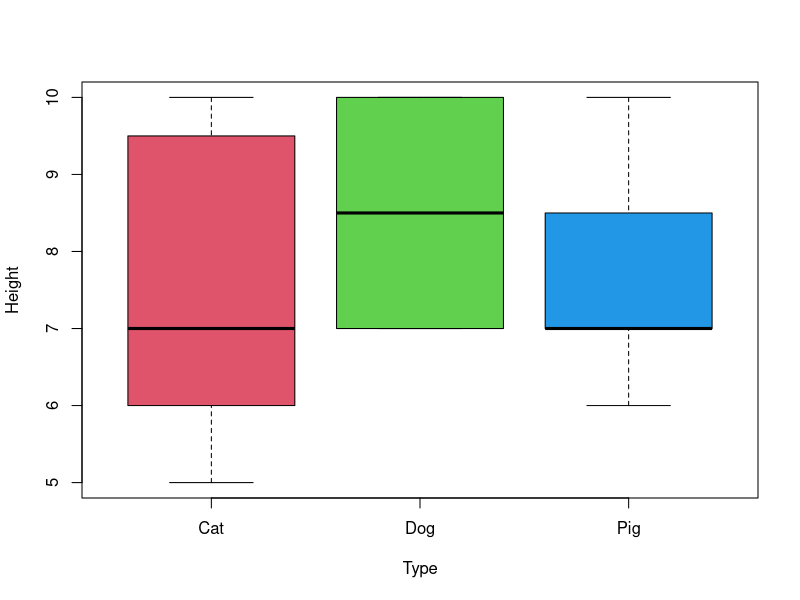
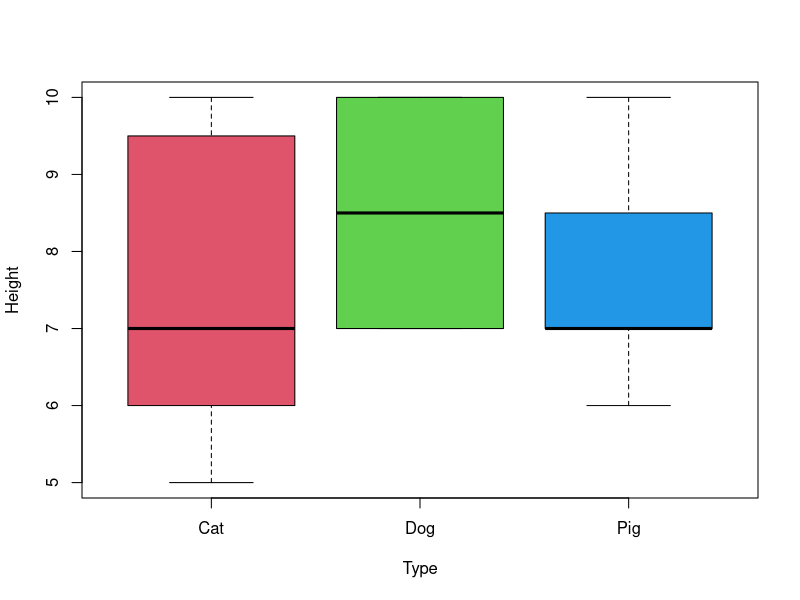
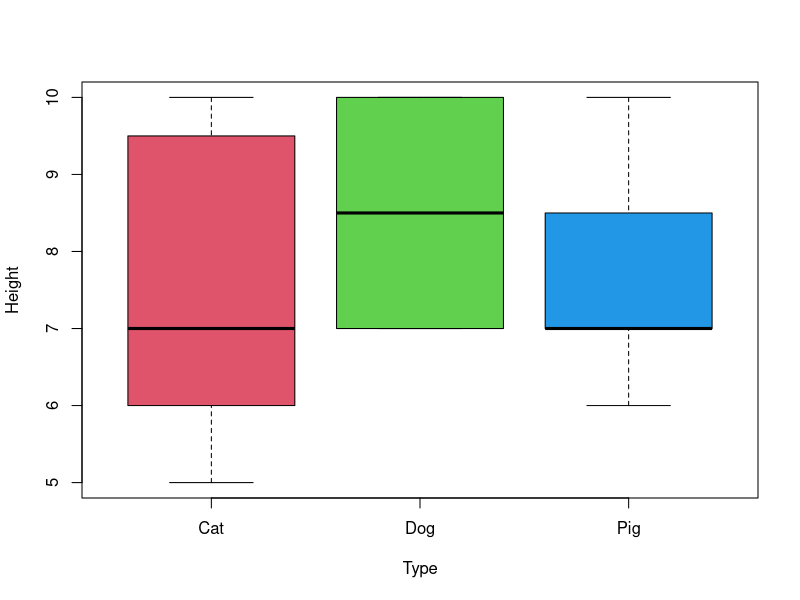
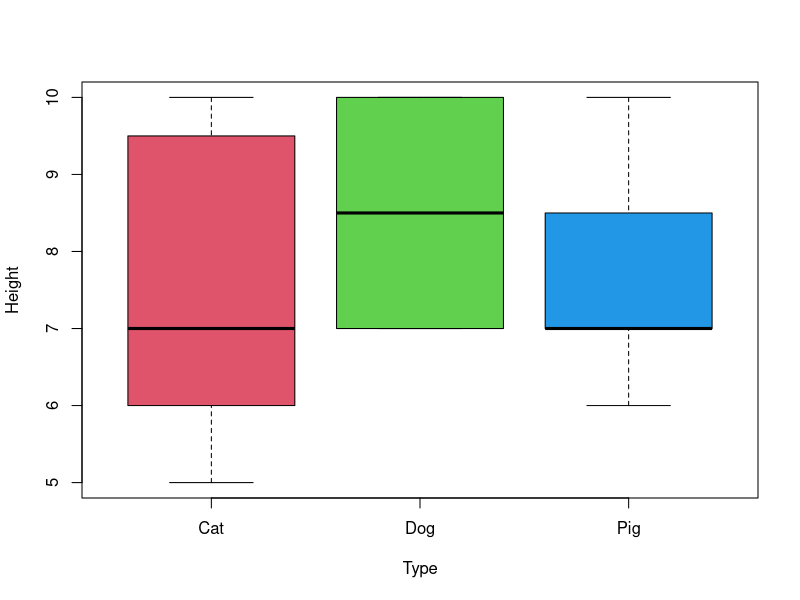
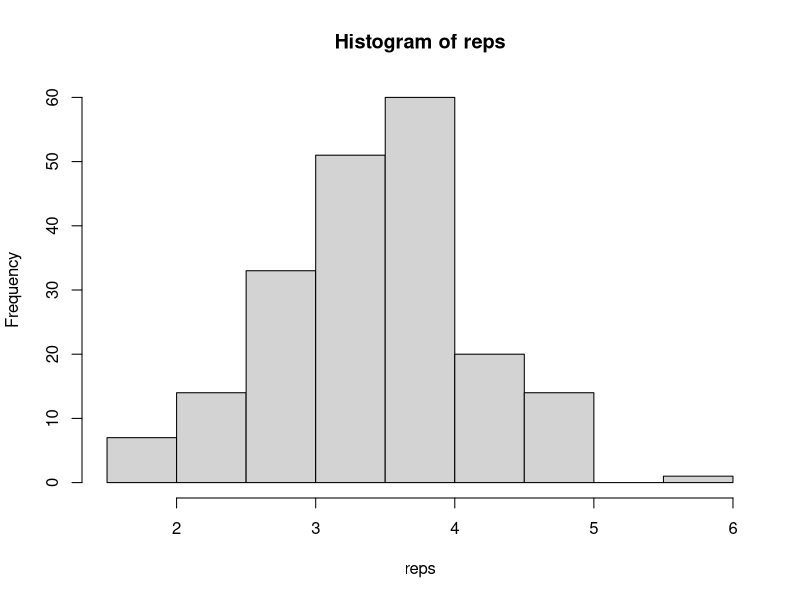
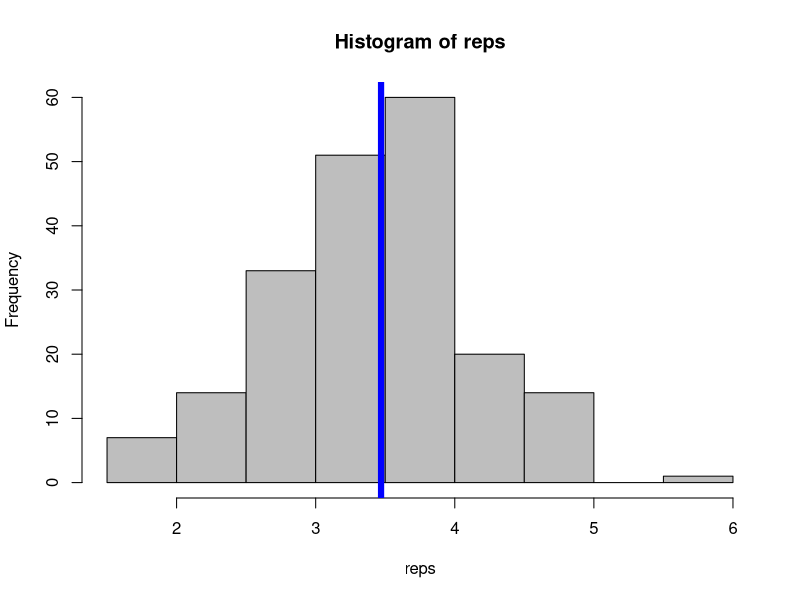
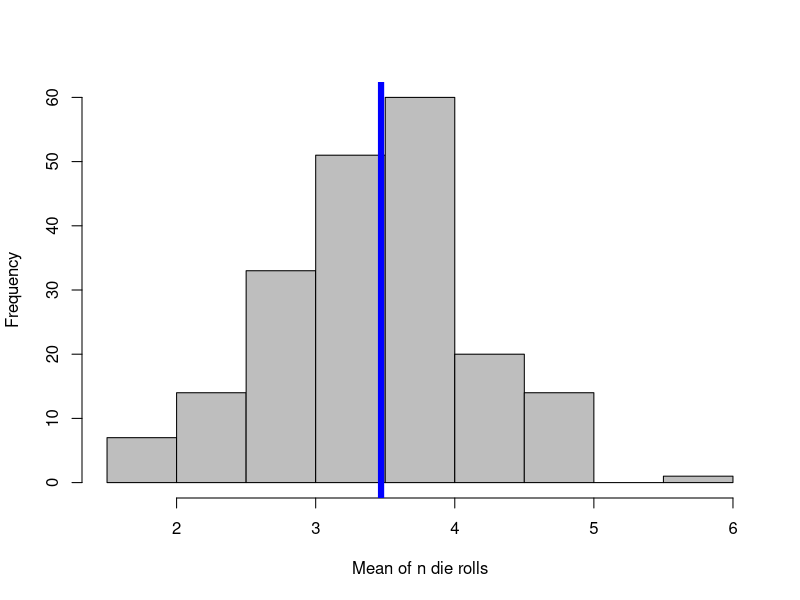
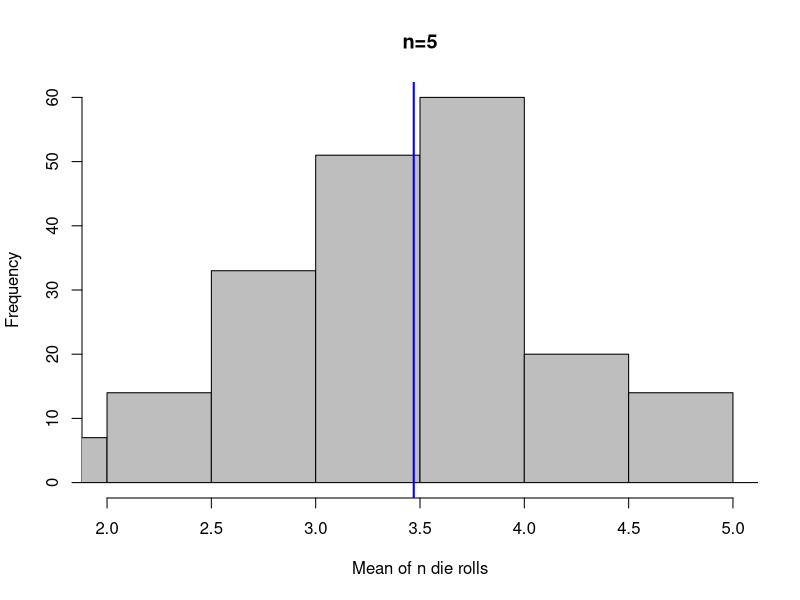

Here is the R script that generated these plots, in order:
## ---- chunk 1
knitr::opts_chunk$set(echo = TRUE)
## ---- chunk 2
nrow

# Now we can give nrow() an argument
nrow(sleep)
## ---- chunk 3
getwd()
animals <- read.csv("animals.csv", header=TRUE, stringsAsFactors=FALSE)
str(animals)
## ---- chunk 4
vec <- c(rep(NA, 10))
vec
## ---- chunk 5
for(i in 1:10){
    vec[i] <- 2^(i)
    }                
vec
class(vec)
## ---- chunk 6
for(i in 1:5){
    vec[i] <- 3^i
    }                
vec
#This has changed only the first five entries of `vec`
## ---- chunk 7
animal.names <- c("Cat", "Dog", "Pig", "Elephant", "Giraffe")
animal.names
## ---- chunk 8
animals.length <- rep(NA, length(animal.names))
animals.length
## ---- chunk 9
names(animals.length) <- animal.names
animals.length  #See how we are building this from scratch?
## ---- chunk 10
?nchar
## ---- chunk 11
for(i in animal.names){
  animals.length[i] <- nchar(i)
}
animals.length
## ---- chunk 12
my_nums <- 40:70
for(i in 1:length(my_nums)){
    print(my_nums[i])
    if(my_nums[i] == 50) break  
}
# Numbers up to and including 50 are printed! 
## ---- chunk 13
my_nums[15] <-  as.numeric(NA)
my_nums
## ---- chunk 14
x <- 7
if(x > 7){
  print(x)
}else{   #`else` should not start its own line. Always let it be preceded by a closing brace on the same line.
  print("NOT BIG ENOUGH!!")
}
## ---- chunk 15
x <- 1:10
for (i in 1:10){
    if(x[i] > 7){
        print(x[i])
    }else{                     
      print("NOT BIG ENOUGH!!")
    }
}
#Super cool! :) 
## ---- chunk 16
set.seed(1)
animal <- sample(c("cat", "dog"), 10, replace=TRUE)
animal
## ---- chunk 17
animal <- ifelse(animal=="cat", 1, 0)       
animal
## ---- chunk 18
animal <- ifelse(animal==1, "meow!?", "WOOF")
animal
## ---- chunk 19
animal <- ifelse(animal=="meow!?", TRUE, FALSE)
animal
## ---- chunk 20
test_function <- function(x){
  x + 1
}

class(test_function)        # Returns the class of `test_function`
formals(test_function)      # Shows the defined arguments
body(test_function)         # Displays the statements to be evaluated
environment(test_function)  # Returns the "global" environment
test_function               # Shows your function as you have written it
## ---- chunk 21
test_function(2)
## ---- chunk 22
f <- function(x, y=2){
  (x + y) / y
}
f(5)
f(4, 4) # here, we do not need to specify `x` and `y` because R knows that the second argument is "y"
f(4, y=4) # this is the same as f(4, 4)

#does f(y=4, 4) work? Yes, but it is not recommended.
f(y=4, 4)
## ---- chunk 23
f <- function(x, y=2){
  z <- 5
  (x + y) / z
}
f(4, 4)

ls()
## ---- chunk 24
z <- 5 # define z outside of the function environment

f <- function(x, y=2){
  (x + y) / z
}
f(4, 4)

ls()
## ---- chunk 25
f <- function(x) {
  y <- 1
  g <- function (x) {
    x + y
  }
  g(x)
}
f(1)
## ---- chunk 26
f <- function(x) {
    if (x>5) {return("ERROR")}
    y <- 4
    g <- function (x) {
    x + y
  }
  g(x)
}
f(x=1)
f(x=10)
## ---- chunk 27
in_to_cm <- function(x){
  x * 2.5
}
in_to_cm(74)
#Evan is 185 cm tall (incorrectly assuming that 1 inch = 2.5 cm)
## ---- chunk 28
in_to_m <- function(x){
  in_to_cm(x) / 100
}
in_to_m(74)
## ---- chunk 29
in_to_cm <- function(x){
  x * 2.54
}
in_to_m(74)
#Evan is actually 1.8796 meters tall
## ---- chunk 30
74 == c(74)
## ---- chunk 31
height.vec <- c(74,64,73,82)
in_to_m(height.vec)
## ---- chunk 32
height.list <- list(74,64,73,82)
## ---- chunk 33
height_metric <- function(height_inches, return_meters=TRUE){
  if(return_meters==TRUE) {
    in_to_cm(height_inches)
    #if return_meters is TRUE do that
  #else return cm
  } else {
    in_to_m(height_inches)
  }
}
height_metric(height.vec,TRUE)
## ---- chunk 34
lapply(height.list, in_to_m)
## ---- chunk 35
str(animals)
head(animals)
## ---- chunk 36
stats_tests <- function(x){
  sum_aov <- summary(aov(Height ~ Type, data=animals))
  Pearson <- cor.test(animals$Height, animals$Weight)
  sum_lm <- summary(lin.mod <- lm(Height ~ Weight, data=animals))
  box <- boxplot(Height ~ Type, data=animals, col=c(2,3,4))
stats_list <- list(sum_aov, Pearson, sum_lm, box)
names(stats_list)[1:4] <- c("ANOVA summary info", "Pearson correlation info", "Linear model summary info", "Boxplot info")
list(stats_list)
}
## ---- chunk 37
stats_tests(x)
info <- stats_tests(x)
## ---- chunk 38
stats_tests(x)[[1]][2]
## ---- chunk 39
stats_tests(x)[[1]][3]
## ---- chunk 40
info
info[[1]]$`ANOVA summary info`
## ---- chunk 41
sample(1:6, 1)

# We can also use the sample function to simulate 100 die rolls...
sample(1:6, 100, replace=TRUE)
## ---- chunk 42
die_roll_mean <- function(nr_rolls){
    rolls <- sample(1:6, nr_rolls, replace=TRUE)
    mean(rolls)
}

die_roll_mean(nr_rolls = 100)
## ---- chunk 43
reps <- replicate(200, die_roll_mean(nr_rolls = 100)) 
## ---- chunk 44
reps <- replicate(200, die_roll_mean(nr_rolls = 5)) 
## ---- chunk 45
hist(reps)

hist(reps, col="grey")
abline(v=mean(reps), col="blue", lwd=6)

my_hist <- function(sims){
    hist(sims, col="grey", xlab="Mean of n die rolls", main="")
    abline(v=mean(sims), col="blue", lwd=6)
}

my_hist(sims=reps)
## ---- chunk 46
my_hist <- function(sims, n){
    hist(sims, col="grey",  xlab="Mean of n die rolls",
         main=paste0("n=",n), xlim=c(2,5))
    abline(v=mean(sims), col="blue", lwd=2)
    }

my_hist(sims=reps, n=5)

## ---- chunk 47
nr_die_rolls <- c(10, 25, 50, 100, 200, 500)
## ---- chunk 48
reps <- replicate(1000, die_roll_mean(nr_rolls = nr_die_rolls[1])) 
my_hist(sims=reps, n=nr_die_rolls[1])
## ---- chunk 49
par(mfrow=c(2,3))

for (i in 1:length(nr_die_rolls)){
    reps <- replicate(1000, die_roll_mean(nr_rolls = nr_die_rolls[i]))
    my_hist(sims=reps, n=nr_die_rolls[i])
}
## ---- chunk 50
set.seed(94705)  
birthdays <- sample(1:365, 25, replace=TRUE)
birthdays
## ---- chunk 51
unique(birthdays)
length(unique(birthdays))
## ---- chunk 52
set.seed(94705)
birthday_function <- function(people=25){
    
    # we populate the room
    birthdays <- sample(1:365, people, replace=TRUE)

    # get the unique number of bdays
    unique_bdays <- length(unique(birthdays))

    # and return a 1 if at least one bday is repeated.
    as.numeric(unique_bdays!=people)
}

birthday_function(people=25)
## ---- chunk 53
set.seed(94705)
many_sims <- replicate(1000, birthday_function(people=25)) 
## ---- chunk 54
mean(many_sims)
## ---- chunk 55
people <- 4:100
sims <- matrix(NA, length(people), 2)

for(i in 1:length(people)){
    many_sims <- replicate(5000, birthday_function(people=people[i]))
    sims[i,] <- c(people[i], mean(many_sims))
}

head(sims)

par(mfrow=c(1,1))
plot(sims[,1], sims[,2], pch=16, col="blue", 
     xlab="Nr of People", ylab="Probability of at Least One Match")
